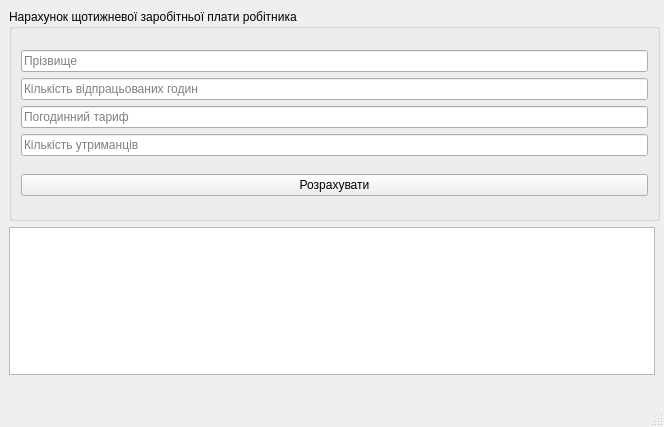
<?xml version="1.0" encoding="UTF-8"?>
<ui version="4.0">
 <class>MainWindow</class>
 <widget class="QMainWindow" name="MainWindow">
  <property name="geometry">
   <rect>
    <x>0</x>
    <y>0</y>
    <width>664</width>
    <height>427</height>
   </rect>
  </property>
  <property name="windowTitle">
   <string>MainWindow</string>
  </property>
  <widget class="QWidget" name="centralwidget">
   <widget class="QGroupBox" name="groupBox">
    <property name="geometry">
     <rect>
      <x>9</x>
      <y>9</y>
      <width>651</width>
      <height>212</height>
     </rect>
    </property>
    <property name="title">
     <string>Нарахунок щотижневої заробітньої плати робітника</string>
    </property>
    <layout class="QVBoxLayout" name="verticalLayout_3">
     <item>
      <layout class="QVBoxLayout" name="verticalLayout_2">
       <item>
        <layout class="QHBoxLayout" name="horizontalLayout">
         <item>
          <widget class="QLineEdit" name="surname">
           <property name="placeholderText">
            <string>Прізвище</string>
           </property>
          </widget>
         </item>
        </layout>
       </item>
       <item>
        <layout class="QHBoxLayout" name="horizontalLayout_2">
         <item>
          <widget class="QLineEdit" name="hours_worked">
           <property name="placeholderText">
            <string>Кількість відпрацьованих годин</string>
           </property>
          </widget>
         </item>
        </layout>
       </item>
       <item>
        <layout class="QHBoxLayout" name="horizontalLayout_3">
         <item>
          <widget class="QLineEdit" name="hourly_traffic">
           <property name="placeholderText">
            <string>Погодинний тариф</string>
           </property>
          </widget>
         </item>
        </layout>
       </item>
       <item>
        <layout class="QHBoxLayout" name="horizontalLayout_4">
         <item>
          <widget class="QLineEdit" name="number_dependents">
           <property name="placeholderText">
            <string>Кількість утриманців</string>
           </property>
          </widget>
         </item>
        </layout>
       </item>
      </layout>
     </item>
     <item>
      <widget class="QPushButton" name="pushButton">
       <property name="text">
        <string>Розрахувати</string>
       </property>
      </widget>
     </item>
    </layout>
   </widget>
   <widget class="QTextEdit" name="textEdit">
    <property name="geometry">
     <rect>
      <x>9</x>
      <y>227</y>
      <width>646</width>
      <height>148</height>
     </rect>
    </property>
   </widget>
  </widget>
  <widget class="QMenuBar" name="menubar">
   <property name="geometry">
    <rect>
     <x>0</x>
     <y>0</y>
     <width>664</width>
     <height>22</height>
    </rect>
   </property>
  </widget>
  <widget class="QStatusBar" name="statusbar"/>
 </widget>
 <resources/>
 <connections/>
</ui>
